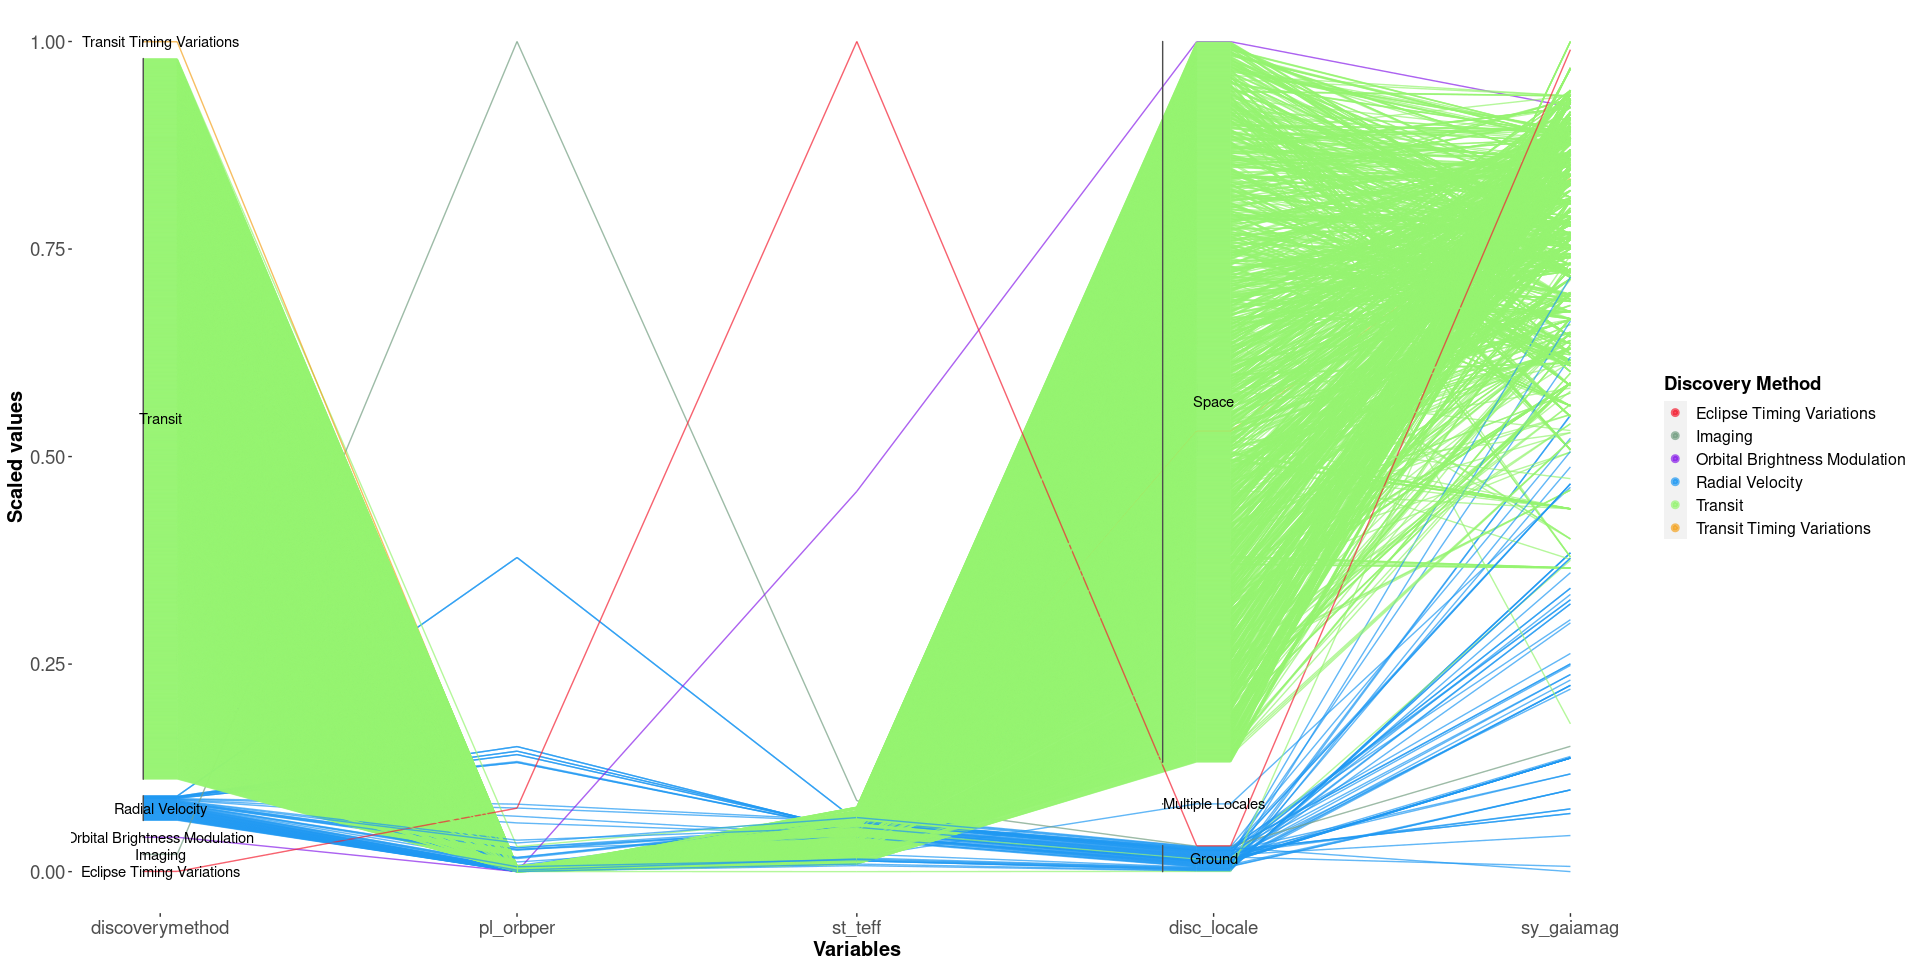

R code for this plot:

# Paths:
path_data = "data/"
path_lib = "renv/library/R-4.1/x86_64-pc-linux-gnu/"

# Packages:
require(dplyr, lib = path_lib)
require(tidyr, lib = path_lib)
require(maditr, lib = path_lib)
require(readr, lib = path_lib)
require(RColorBrewer, lib = path_lib)
require(ggplot2, lib = path_lib)
require(ggpcp, lib = path_lib)

# Dataset:
df = readr::read_csv(paste0(path_data, "nasa_exoplanets.csv")) %>%
         as.data.frame()
attr(df, "spec") = NULL
df_varnames = readr::read_csv(paste0(path_data, "nasa_exoplanets_var_names.csv")) %>%
                  as.data.frame()
attr(df_varnames, "spec") = NULL

# Variables:
my_vars = c("discoverymethod", "pl_orbper", "st_teff", "disc_locale", "sy_gaiamag")
my_vars_names = c()
for(i in 1:length(my_vars)){
    my_vars_names = c(my_vars_names,
                      df_varnames$var_name[which(df_varnames$var == my_vars[i])])
}

# Adapt the data:
df_plot = df %>%
              dplyr::filter(pl_letter == "d")
df_plot = df_plot[, my_vars]
df_plot = df_plot %>% 
              tidyr::drop_na()

# Plot:
color_var_ind = 1
color_var = my_vars[color_var_ind]
num_colors = length(unique(df_plot[, color_var]))
my_colors = c("#F41E31", "#1EF459", "#F41EBE", "#6E1EF4", "#1E81F4", "#1EF4EC", "#E5F41E", "#F4A21E")
my_palette = colorRampPalette(colors = my_colors)

p = ggplot(
        data = df_plot,
        aes(
            vars = vars(1:length(my_vars))
        )
    ) +
    geom_pcp(
        aes(colour = eval(parse(text = color_var))),
        alpha = 0.7,
        boxwidth = 0.1,
        method = "uniminmax"
    ) +
    geom_pcp_box() +
    scale_colour_manual(
        values = my_palette(num_colors),
        name = my_vars_names[color_var_ind]
    ) +
    geom_pcp_text(
        boxwidth = 0.1
    ) +
    theme(
        axis.text.x = element_text(
            size = 14,
            angle = 0,
            vjust = 1
        ),
        axis.text.y = element_text(
            size = 14
        ),
        axis.title.x = element_text(
            size = 15,
            face = "bold"
        ),
        axis.title.y = element_text(
            size = 15,
            face = "bold"
        ),
        legend.title = element_text(
            size = 14,
            face = "bold"
        ),
        legend.text = element_text(
            size = 12
        ),
        panel.background = element_rect(
            fill = "white"
        ),
        plot.margin = margin(
            t = 0,
            r = 5,
            b = 5, 
            l = 5,
            unit = "pt"
        )
    ) +
    xlab("Variables") +
    ylab("Scaled values")

p
